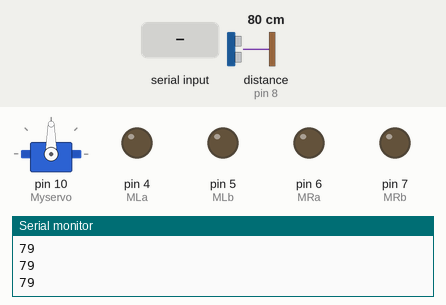
Recording of a sketch running on a simulated Arduino Uno, built with avr-gcc and run on an emulated ATmega328P. Shown: servo, output pins drawn as LEDs (lit = HIGH), the last lines printed to the serial monitor. Wiring (inferred from the names in the program): ultrasonic range finder: trigger pin 9; echo pin 8. The test bench sets the inputs (shaded band); at power-on: distance to the obstacle (sensor on pin 8) 80 cm. The echo pulse lasts 58.3 µs per cm; pins used as bus, display or sensor lines are not drawn.

Above: at 1.2 s.
1.3 s: distance to the obstacle (sensor on pin 8) set to 12 cm
2.8 s: distance to the obstacle (sensor on pin 8) set to 9 cm
At 3.3 s:
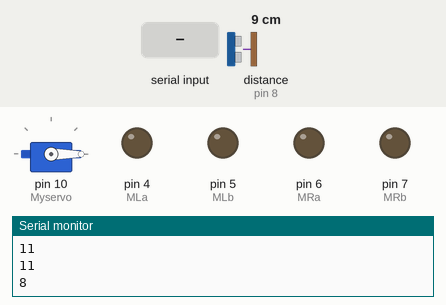
At 4.8 s:
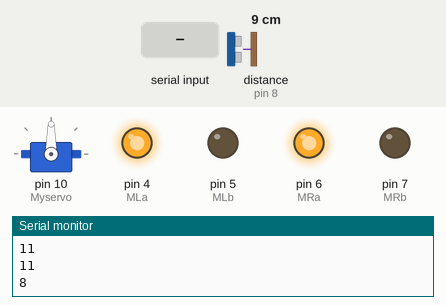
5.8 s: "F" received over the second serial link
8.8 s: "R" received over the second serial link
11.8 s: distance to the obstacle (sensor on pin 8) set to 18 cm
At 14.1 s:
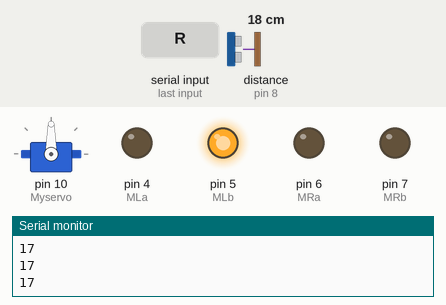
14.8 s: distance to the obstacle (sensor on pin 8) set to 2 cm
At 15.8 s:
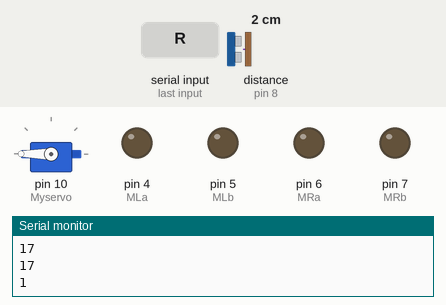
Timing chart, 0 to 18.8 s (numbered marks = the images above; inputs shaded):
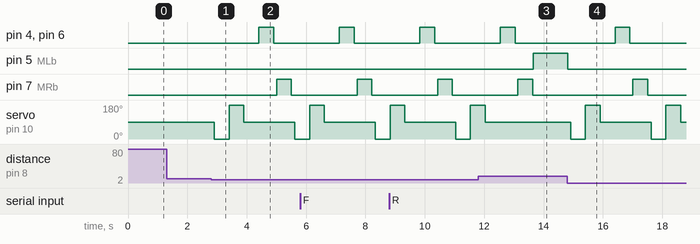

Measured:
- the behaviour switches between 11 and 10 cm on distance to the obstacle (sensor on pin 8) (found by bisection; images 0 and 1)
- after the input at 2.8 s, pin 4 (MLa), pin 6 (MRa): LOW → HIGH after 1.6 s, → LOW 0.50 s later; pin 7 (MRb): LOW → HIGH after 2.2 s, → LOW 0.50 s later; servo on pin 10 (Myservo): 90° → 0° after 0.10 s, → 180° 0.50 s later, → 90° 0.50 s later, → 0° 1.7 s later
- after the input at 11.8 s, pin 5 (MLb): LOW → HIGH after 1.8 s; servo on pin 10 (Myservo): goes on until 12.0 s, then stays 90°
- after the input at 14.8 s, pin 4 (MLa), pin 6 (MRa): LOW → HIGH after 1.6 s, → LOW 0.50 s later; pin 5 (MLb): HIGH → LOW at once; pin 7 (MRb): LOW → HIGH after 2.2 s, → LOW 0.50 s later; servo on pin 10 (Myservo): 90° → 0° after 0.11 s, → 180° 0.50 s later, → 90° 0.50 s later, → 0° 1.7 s later, … (6 changes in this stretch)

The sketch:

BluetoothRC.ino
```cpp
#include <SoftwareSerial.h>
#include <Servo.h>

SoftwareSerial bluetooth(11, 12); // RX, TX
Servo Myservo;
char t;

#define MLa 4     // Left motor 1st pin
#define MLb 5     // Left motor 2nd pin
#define MRa 6     // Right motor 1st pin
#define MRb 7     // Right motor 2nd pin
#define trigPin 9 // Trig Pin Of HC-SR04
#define echoPin 8 // Echo Pin Of HC-SR04
long duration, distance;

#define L_S A3 // IR sensor Left
#define R_S A4 // IR sensor Right

void setup() {
  Serial.begin(9600);
  bluetooth.begin(9600);
  pinMode(MLa, OUTPUT);   // Left motors forward
  pinMode(MLb, OUTPUT);   // Left motors reverse
  pinMode(MRa, OUTPUT);   // Right motors forward
  pinMode(MRb, OUTPUT);   // Right motors reverse
  pinMode(trigPin, OUTPUT); // Trig Pin as output
  pinMode(echoPin, INPUT);  // Echo Pin as input
  pinMode(R_S, INPUT); // IR sensor right input
  pinMode(L_S, INPUT); // IR sensor left input
  Myservo.attach(10);  // Attach servo motor to pin 10
}

void loop() {
  if (bluetooth.available() > 0) {
    t = bluetooth.read();
    Serial.println(t);
  }

  switch (t) {
    case 'F': // Move forward
      moveForward();
      break;
    case 'B': // Move backward
      moveBackward();
      break;
    case 'L': // Turn left
      turnLeft();
      break;
    case 'R': // Turn right
      turnRight();
      break;
    case 'S': // Stop
      stopMotors();
      break;
  }

  // Obstacle detection and avoidance
  digitalWrite(trigPin, LOW);
  delayMicroseconds(2);
  digitalWrite(trigPin, HIGH); // Transmit Waves For 10us
  delayMicroseconds(10);
  digitalWrite(trigPin, LOW);
  duration = pulseIn(echoPin, HIGH); // Receive Reflected Waves
  distance = duration / 58.2;        // Get Distance
  Serial.println(distance);

  if (distance < 10 && distance > 0) { // Obstacle detected
    avoidObstacle();
  }

  delay(10);
}

void moveForward() {
  digitalWrite(MLa, LOW);
  digitalWrite(MLb, HIGH);
  digitalWrite(MRa, LOW);
  digitalWrite(MRb, HIGH);
}

void moveBackward() {
  digitalWrite(MLa, HIGH);
  digitalWrite(MLb, LOW);
  digitalWrite(MRa, HIGH);
  digitalWrite(MRb, LOW);
}

void turnLeft() {
  digitalWrite(MLa, LOW);
  digitalWrite(MLb, LOW);
  digitalWrite(MRa, LOW);
  digitalWrite(MRb, HIGH);
}

void turnRight() {
  digitalWrite(MLa, LOW);
  digitalWrite(MLb, HIGH);
  digitalWrite(MRa, LOW);
  digitalWrite(MRb, LOW);
}

void stopMotors() {
  digitalWrite(MLa, LOW);
  digitalWrite(MLb, LOW);
  digitalWrite(MRa, LOW);
  digitalWrite(MRb, LOW);
}

void avoidObstacle() {
  stopMotors();
  delay(100);

  Myservo.write(0);
  delay(500);
  Myservo.write(180);
  delay(500);
  Myservo.write(90);
  delay(500);

  moveBackward();
  delay(500);
  stopMotors();
  delay(100);

  turnLeft();
  delay(500);
  stopMotors();
}
```
